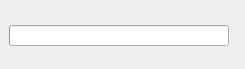
<?xml version="1.0" encoding="UTF-8"?>
<ui version="4.0">
 <class>PrepareSpeechProgressWidget</class>
 <widget class="QWidget" name="PrepareSpeechProgressWidget">
  <property name="geometry">
   <rect>
    <x>0</x>
    <y>0</y>
    <width>245</width>
    <height>69</height>
   </rect>
  </property>
  <property name="font">
   <font>
    <pointsize>12</pointsize>
   </font>
  </property>
  <property name="windowTitle">
   <string>Form</string>
  </property>
  <widget class="QLabel" name="label">
   <property name="geometry">
    <rect>
     <x>-4</x>
     <y>-62</y>
     <width>571</width>
     <height>190</height>
    </rect>
   </property>
   <property name="text">
    <string/>
   </property>
   <property name="pixmap">
    <pixmap resource="resource.qrc">:/icons/icons/prepare_speech_background.png</pixmap>
   </property>
  </widget>
  <widget class="QProgressBar" name="progressBar">
   <property name="geometry">
    <rect>
     <x>9</x>
     <y>25</y>
     <width>220</width>
     <height>21</height>
    </rect>
   </property>
   <property name="value">
    <number>0</number>
   </property>
   <property name="textVisible">
    <bool>false</bool>
   </property>
  </widget>
 </widget>
 <resources>
  <include location="resource.qrc"/>
 </resources>
 <connections/>
</ui>
